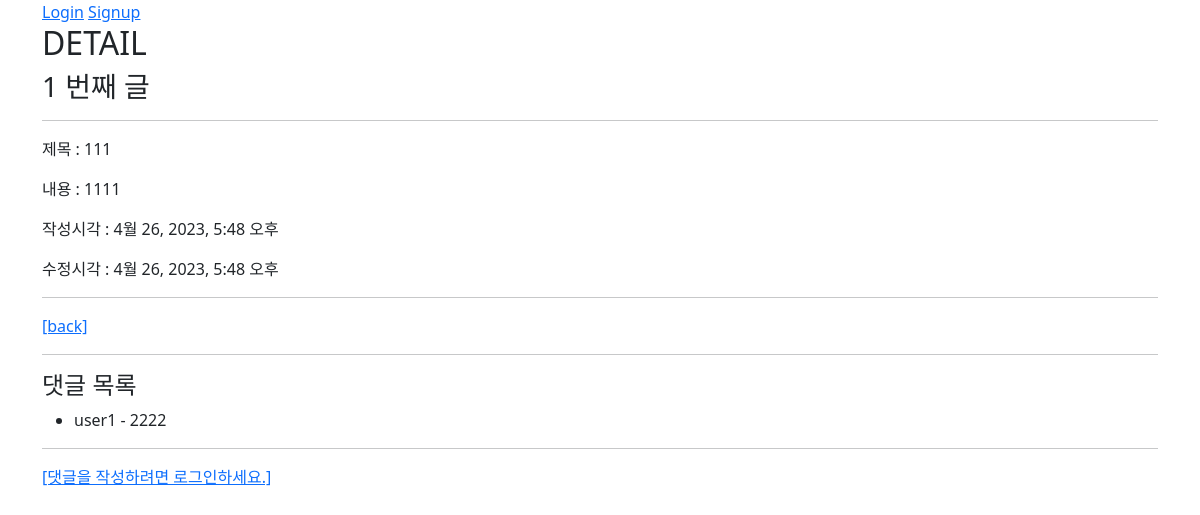
The app's page /articles/1/, older data.
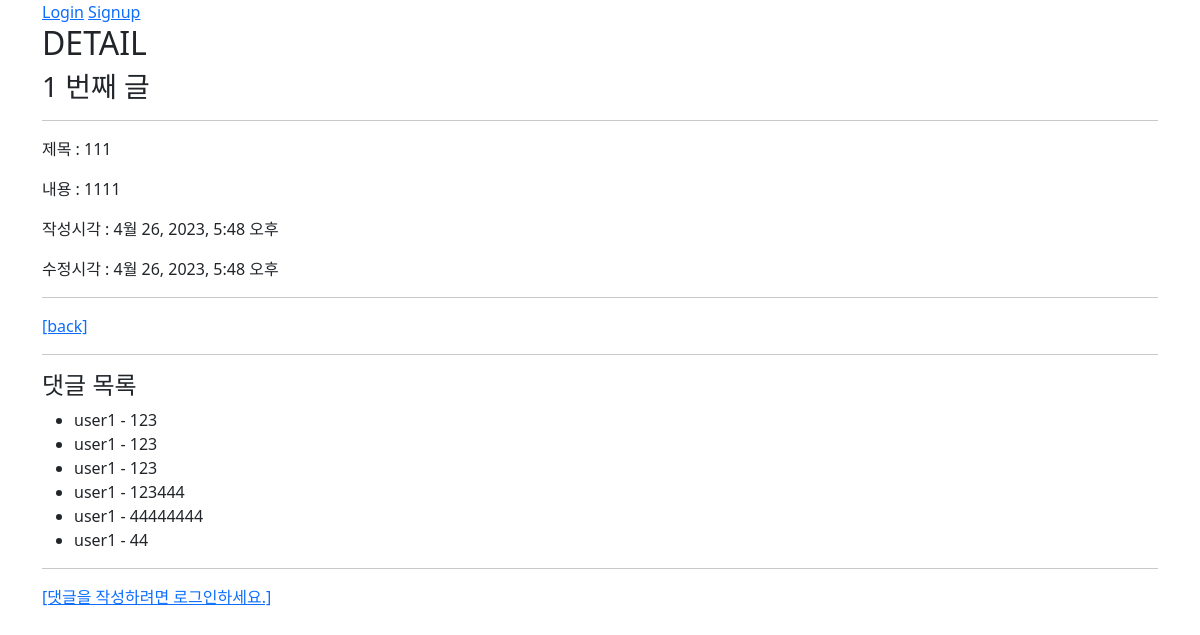
The same page, newer data.
### articles/models.py (models this page shows, shortened)
class Article(models.Model):
    user = models.ForeignKey(settings.AUTH_USER_MODEL, on_delete=models.CASCADE)
    like_users = models.ManyToManyField(settings.AUTH_USER_MODEL, related_name='like_articles')
    title = models.CharField(max_length=10)
    content = models.TextField()
    created_at = models.DateTimeField(auto_now_add=True)
    updated_at = models.DateTimeField(auto_now=True)

class Comment(models.Model):
    article = models.ForeignKey(Article, on_delete=models.CASCADE)
    user = models.ForeignKey(settings.AUTH_USER_MODEL, on_delete=models.CASCADE)
    content = models.CharField(max_length=200)
    created_at = models.DateTimeField(auto_now_add=True)
    updated_at = models.DateTimeField(auto_now=True)

### accounts/models.py (models this page shows)
class User(AbstractUser):
    followings = models.ManyToManyField('self', symmetrical=False, related_name='followers')

### articles/views.py (the view)
# urls.py: path('<int:pk>/', views.detail, name='detail'),
@require_safe
def detail(request, pk):
    article = get_object_or_404(Article, pk=pk)
    comment_form = CommentForm()
    comments = article.comment_set.all()
    context = {
        'article': article,
        'comment_form': comment_form,
        'comments': comments,
    }
    return render(request, 'articles/detail.html', context)

### articles/templates/articles/detail.html (shortened to what this page needs)
{% extends 'base.html' %}
{% block content %}
  <h2>DETAIL</h2>
  <h3>{{ article.pk }} 번째 글</h3>
  <hr>
  <p>제목 : {{ article.title }}</p>
  <p>내용 : {{ article.content }}</p>
  <p>작성시각 : {{ article.created_at }}</p>
  <p>수정시각 : {{ article.updated_at }}</p>
  <hr>
  <a href="{% url 'articles:index' %}">[back]</a>
  <hr>
  <h4>댓글 목록</h4>
  <ul>
    {% for comment in comments %}
      <li id="comment-list">
        {{ comment.user }} - {{ comment.content }}
      </li>
    {% empty %}
      <p>댓글이 없어요..</p>
    {% endfor %}
  </ul>
  <hr>
  {% if request.user.is_authenticated %}
    <form id="comment-form" data-article-pk="{{ article.pk }}">
      {% csrf_token %}
      {{ comment_form }}
      <input type="submit">
    </form>
  {% else %}
    <a href="{% url 'accounts:login' %}">[댓글을 작성하려면 로그인하세요.]</a>
  {% endif %}
{% endblock content %}

### templates/base.html (shortened to what this page needs)
<!DOCTYPE html>
<html lang="en">
<head>
  <link href="https://cdn.jsdelivr.net/npm/bootstrap@5.1.0/dist/css/bootstrap.min.css" rel="stylesheet">
</head>
<body>
  <div class="container">
    {% if request.user.is_authenticated %}
      <h3>Hello, {{ user.username }}</h3>
      <a href="{% url 'accounts:profile' user.username %}">내 프로필</a>
      <a href="{% url 'accounts:update' %}">회원정보수정</a>
      <form action="{% url 'accounts:logout' %}" method="POST">
        {% csrf_token %}
        <input type="submit" value="Logout">
      </form>
      <form action="{% url 'accounts:delete' %}" method="POST">
        {% csrf_token %}
        <input type="submit" value="회원탈퇴">
      </form>
    {% else %}
      <a href="{% url 'accounts:login' %}">Login</a>
      <a href="{% url 'accounts:signup' %}">Signup</a>
    {% endif %}
    {% block content %}
    {% endblock content %}
  </div>
</body>
</html>

Row changes from the older to the newer data that the page shows:
removed Comment: user "user1", content "2222"
added Comment: user "user1", content "123"
added Comment: user "user1", content "123"
added Comment: user "user1", content "123"
added Comment: user "user1", content "123444"
added Comment: user "user1", content "44444444"
added Comment: user "user1", content "44"
